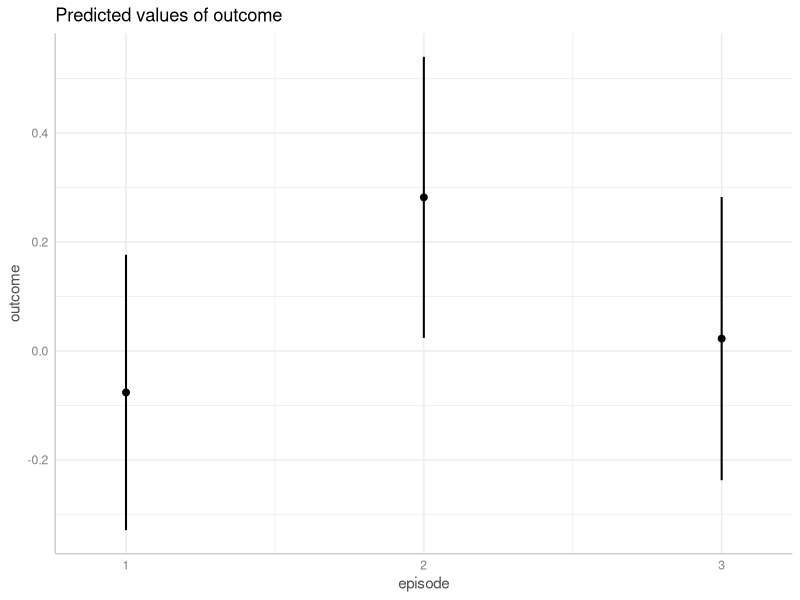
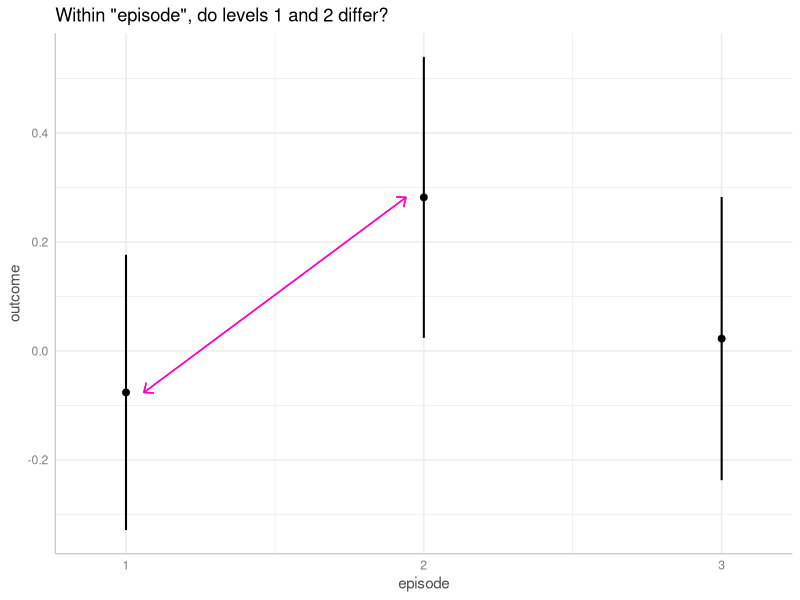

These figures' R source, in order: (Note: this script raises an error after producing the figures.)
## ---- chunk 1
knitr::opts_chunk$set(
  collapse = TRUE,
  comment = "#>",
  dev = "png",
  fig.width = 7,
  fig.height = 3.5,
  message = FALSE, warning = FALSE)
options(width = 800)
arrow_color <- "#FF00cc"

if (!requireNamespace("ggplot2", quietly = TRUE) ||
    !requireNamespace("marginaleffects", quietly = TRUE) ||
    !requireNamespace("parameters", quietly = TRUE)) {
  knitr::opts_chunk$set(eval = FALSE)
}
## ---- chunk 2
library(ggeffects)
library(parameters)
library(ggplot2)

set.seed(123)
n <- 200
d <- data.frame(
  outcome = rnorm(n),
  group = as.factor(sample(c("treatment", "control"), n, TRUE)),
  episode = as.factor(sample(1:3, n, TRUE)),
  sex = as.factor(sample(c("female", "male"), n, TRUE, prob = c(.4, .6)))
)
model1 <- lm(outcome ~ group + episode, data = d)
model_parameters(model1)
## ---- chunk 3
mydf <- ggpredict(model1, "episode")
mydf

plot(mydf)
## ---- chunk 4
p <- plot(mydf)
line_data <- as.data.frame(mydf)[1:2, ]
p + geom_segment(
  data = line_data,
  aes(
    x = as.numeric(x[1]) + .06, xend = as.numeric(x[2]) - .06,
    y = predicted[1], yend = predicted[2], group = NULL, color = NULL
  ),
  color = arrow_color,
  arrow = arrow(length = unit(0.1, "inches"), ends = "both", angle = 40)
) +
ggtitle("Within \"episode\", do levels 1 and 2 differ?")
ht1 <- hypothesis_test(model1, "episode")
## ---- chunk 5
hypothesis_test(model1, "episode") # argument `test` defaults to "pairwise"
## ---- chunk 6
pred <- ggpredict(model1, "episode")
hypothesis_test(pred)
## ---- chunk 7
model2 <- lm(outcome ~ group * episode, data = d)
model_parameters(model2)
## ---- chunk 8
mydf <- ggpredict(model2, c("episode", "group"))
mydf

plot(mydf)
## ---- chunk 9
p <- plot(mydf)
line_data <- as.data.frame(mydf)[3:4, 1:2]
line_data$group_col <- "control"
p + geom_segment(
  data = line_data,
  aes(
    x = as.numeric(x[1]) - .06, xend = as.numeric(x[2]) + .06,
    y = predicted[1], yend = predicted[2], group = NULL, color = NULL
  ),
  color = arrow_color,
  arrow = arrow(length = unit(0.1, "inches"), ends = "both", angle = 40)
) +
ggtitle("Within level 2 of \"episode\", do treatment and control group differ?")
ht2 <- hypothesis_test(model2, c("episode", "group"))
## ---- chunk 10
# we want "episode = 2-2" and "group = control-treatment"
hypothesis_test(model2, c("episode", "group"))
## ---- chunk 11
# adjusted predictions, formatted table
ggpredict(model2, c("episode", "group"))

# adjusted predictions, compact table
hypothesis_test(model2, c("episode", "group"), test = NULL)
## ---- chunk 12
# compute specific contrast directly
hypothesis_test(model2, c("episode", "group"), test = "b2 = b5")
## ---- chunk 13
p <- plot(mydf)
line_data <- as.data.frame(mydf)[c(2, 5), 1:2]
line_data$group_col <- "treatment"
p + geom_segment(
  data = line_data,
  aes(
    x = as.numeric(x[1]) + .06, xend = as.numeric(x[2]) - .06,
    y = predicted[1], yend = predicted[2], group = NULL, color = NULL
  ),
  color = arrow_color,
  arrow = arrow(length = unit(0.1, "inches"), ends = "both", angle = 40)
) +
ggtitle("Do different episode levels differ between groups?")
ht3 <- hypothesis_test(model2, c("episode", "group"))
## ---- chunk 14
hypothesis_test(model2, c("episode", "group"), test = "b4 = b3")
## ---- chunk 15
ggpredict(model2, c("episode [1,3]", "group"))
## ---- chunk 16
pred <- ggpredict(model2, c("episode [1,3]", "group"))
hypothesis_test(pred, test = "b3 = b2")
## ---- chunk 17
mydf <- ggpredict(model2, c("group", "episode"))
p <- plot(mydf)
line_data <- as.data.frame(mydf)[, 1:2,]
line_data$group_col <- "1"
p + geom_segment(
  data = line_data,
  aes(
    x = as.numeric(x[1]) - 0.05, xend = as.numeric(x[1]) - 0.05,
    y = predicted[1], yend = predicted[2], group = NULL, color = NULL
  ),
  color = "orange",
  arrow = arrow(length = unit(0.1, "inches"), ends = "both", angle = 40, type = "closed")
) + geom_segment(
  data = line_data,
  aes(
    x = as.numeric(x[4]) - 0.05, xend = as.numeric(x[4]) - 0.05,
    y = predicted[4], yend = predicted[5], group = NULL, color = NULL
  ),
  color = "orange",
  arrow = arrow(length = unit(0.1, "inches"), ends = "both", angle = 40, type = "closed")
) + geom_segment(
  data = line_data,
  aes(
    x = as.numeric(x[1]) - 0.05, xend = as.numeric(x[4]) - 0.05,
    y = (predicted[1] + predicted[2]) / 2,
    yend = (predicted[4] + predicted[5]) / 2, group = NULL, color = NULL
  ),
  color = arrow_color,
  arrow = arrow(length = unit(0.1, "inches"), ends = "both", angle = 40)
) +
ggtitle("Differnce-in-differences")

ht4 <- hypothesis_test(model2, c("episode", "group"), test = NULL)
ht5 <- hypothesis_test(model2, c("episode", "group"), test = "(b1 - b2) = (b4 - b5)")
## ---- chunk 18
hypothesis_test(model2, c("episode", "group"), test = NULL)
## ---- chunk 19
hypothesis_test(model2, c("episode", "group"), test = "(b1 - b2) = (b4 - b5)")
## ---- chunk 20
data(iris)
m <- lm(Sepal.Width ~ Sepal.Length + Species, data = iris)
model_parameters(m)
## ---- chunk 21
ggpredict(m, "Sepal.Length [4,5,6,7]")
## ---- chunk 22
hypothesis_test(m, "Sepal.Length")
## ---- chunk 23
m <- lm(Sepal.Width ~ Sepal.Length * Species, data = iris)
pred <- ggpredict(m, c("Sepal.Length", "Species"))
plot(pred)
## ---- chunk 24
p <- plot(pred)
dat <- as.data.frame(pred)
dat1 <- data.frame(
  x = dat$x[c(13, 28)],
  y = dat$predicted[c(13, 28)],
  group_col = "setosa"
)
dat2 <- data.frame(
  x = dat$x[c(8, 23)],
  y = dat$predicted[c(8, 23)],
  group_col = "versicolor"
)
dat3 <- data.frame(
  x = dat$x[c(39, 54)],
  y = dat$predicted[c(39, 54)],
  group_col = "versicolor"
)
p + geom_segment(
  data = dat1,
  mapping = aes(x = x[1], xend = x[2], y = y[1], yend = y[1]),
  color = "orange", linewidth = 1, linetype = "dashed"
) + geom_segment(
  data = dat1,
  mapping = aes(x = x[2], xend = x[2], y = y[1], yend = y[2]),
  color = "orange", linewidth = 1, linetype = "dashed"
) + geom_segment(
  data = dat1,
  mapping = aes(x = x[1], xend = x[2], y = y[1], yend = y[2]),
  color = "orange", linewidth = 1
)  + geom_segment(
  data = dat2,
  mapping = aes(x = x[1], xend = x[2], y = y[1], yend = y[1]),
  color = "orange", linewidth = 1, linetype = "dashed"
) + geom_segment(
  data = dat2,
  mapping = aes(x = x[2], xend = x[2], y = y[1], yend = y[2]),
  color = "orange", linewidth = 1, linetype = "dashed"
)  + geom_segment(
  data = dat2,
  mapping = aes(x = x[1], xend = x[2], y = y[1], yend = y[2]),
  color = "orange", linewidth = 1
)  + geom_segment(
  data = dat3,
  mapping = aes(x = x[1], xend = x[2], y = y[1], yend = y[1]),
  color = "orange", linewidth = 1, linetype = "dashed"
) + geom_segment(
  data = dat3,
  mapping = aes(x = x[2], xend = x[2], y = y[1], yend = y[2]),
  color = "orange", linewidth = 1, linetype = "dashed"
)  + geom_segment(
  data = dat3,
  mapping = aes(x = x[1], xend = x[2], y = y[1], yend = y[2]),
  color = "orange", linewidth = 1
)
## ---- chunk 25
hypothesis_test(m, c("Sepal.Length", "Species"), test = NULL)
## ---- chunk 26
hypothesis_test(m, c("Sepal.Length", "Species"))
## ---- chunk 27
ht5 <- hypothesis_test(m, c("Sepal.Length", "Species"))
## ---- chunk 28
p <- plot(pred)
dat <- as.data.frame(pred)
dat1 <- data.frame(
  x = dat$x[c(13, 28)],
  y = dat$predicted[c(13, 28)],
  group_col = "setosa"
)
dat2 <- data.frame(
  x = dat$x[c(8, 23)],
  y = dat$predicted[c(8, 23)],
  group_col = "versicolor"
)
dat3 <- data.frame(
  x = dat$x[c(39, 54)],
  y = dat$predicted[c(39, 54)],
  group_col = "versicolor"
)
dat4 <- data.frame(
  x = dat$x[c(28, 23)],
  y = dat$predicted[c(13, 8)],
  group_col = "versicolor"
)
dat5 <- data.frame(
  x = dat$x[c(28, 54)],
  y = dat$predicted[c(13, 39)],
  group_col = "versicolor"
)
p + geom_segment(
  data = dat1,
  mapping = aes(x = x[1], xend = x[2], y = y[1], yend = y[1]),
  color = "orange", linetype = "dashed"
) + geom_segment(
  data = dat1,
  mapping = aes(x = x[2], xend = x[2], y = y[1], yend = y[2]),
  color = "orange", linetype = "dashed"
) + geom_segment(
  data = dat1,
  mapping = aes(x = x[1], xend = x[2], y = y[1], yend = y[2]),
  color = "orange"
)  + geom_segment(
  data = dat2,
  mapping = aes(x = x[1], xend = x[2], y = y[1], yend = y[1]),
  color = "orange", linetype = "dashed"
) + geom_segment(
  data = dat2,
  mapping = aes(x = x[2], xend = x[2], y = y[1], yend = y[2]),
  color = "orange", linetype = "dashed"
)  + geom_segment(
  data = dat2,
  mapping = aes(x = x[1], xend = x[2], y = y[1], yend = y[2]),
  color = "orange"
)  + geom_segment(
  data = dat3,
  mapping = aes(x = x[1], xend = x[2], y = y[1], yend = y[1]),
  color = "orange", linetype = "dashed"
) + geom_segment(
  data = dat3,
  mapping = aes(x = x[2], xend = x[2], y = y[1], yend = y[2]),
  color = "orange", linetype = "dashed"
)  + geom_segment(
  data = dat3,
  mapping = aes(x = x[1], xend = x[2], y = y[1], yend = y[2]),
  color = "orange"
)  + geom_segment(
  data = dat4,
  mapping = aes(x = x[1] - 0.05, xend = x[2], y = y[1], yend = y[2]),
  color = "orange", linewidth = 0.8,
  arrow = arrow(length = unit(0.1, "inches"), ends = "both", angle = 40)
)  + geom_segment(
  data = dat5,
  mapping = aes(x = x[1] + 0.05, xend = x[2], y = y[1], yend = y[2]),
  color = "orange", linewidth = 0.8,
  arrow = arrow(length = unit(0.1, "inches"), ends = "both", angle = 40)
)  + geom_segment(
  mapping = aes(x = 5.83, xend = 6.78, y = 3, yend = 3.2),
  color = arrow_color, linewidth = 1,
  arrow = arrow(length = unit(0.1, "inches"), ends = "both", angle = 40)
)
